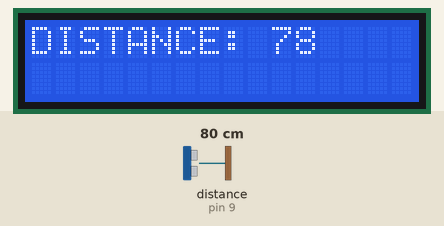
A sketch run on a simulated Arduino Uno, built with avr-gcc and run on an emulated ATmega328P. Parts: 16×2 character LCD. Wiring (inferred from the names in the program): ultrasonic range finder: trigger pin 10; echo pin 9. The test bench sets the inputs (shaded band); at power-on: distance to the obstacle (sensor on pin 9) 80 cm. The echo pulse lasts 58.3 µs per cm.

Above: at 1.26 s.
1.3 s: distance to the obstacle (sensor on pin 9) set to 2 cm
At 1.36 s:
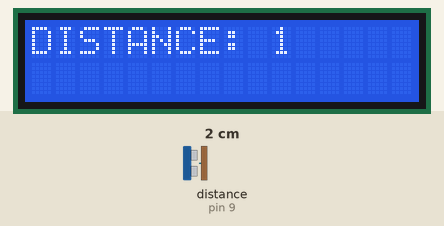
2.8 s: distance to the obstacle (sensor on pin 9) set to 4 cm
At 2.83 s:
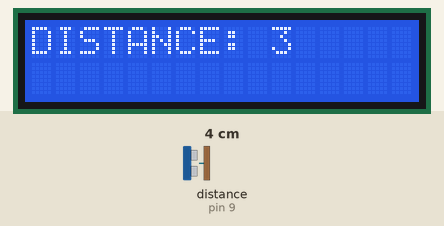
4.3 s: distance to the obstacle (sensor on pin 9) set to 9 cm
At 4.36 s:
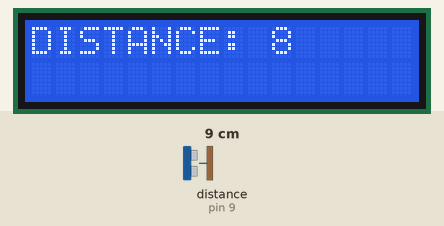

The sketch:

Lcd_Sonar.ino
```cpp
#include <LiquidCrystal.h>
LiquidCrystal lcd(12, 11, 5, 4, 3, 2);
int value;
const int trigPin = 10;
const int echoPin  = 9;


void setup() {
lcd.begin(16, 2);
pinMode(trigPin, OUTPUT);
pinMode(echoPin, INPUT);
}

void loop() {
long duration, distance;
digitalWrite(trigPin, LOW);
delayMicroseconds(2);
digitalWrite(trigPin, HIGH);
delayMicroseconds(10);
digitalWrite(trigPin, LOW);
duration = pulseIn(echoPin, HIGH);
distance = (duration/2) * 0.034;
lcd.print("DISTANCE: ");
lcd.print(distance);
delay(50);
lcd.clear();

 }
```

Measured:
- after the input at 1.3 s, the display: first differs from a run without the input at once (image 1)
- after the input at 2.8 s, the display: first differs from a run without the input at once (image 2)
- after the input at 4.3 s, the display: first differs from a run without the input after 0.05 s (image 3)
